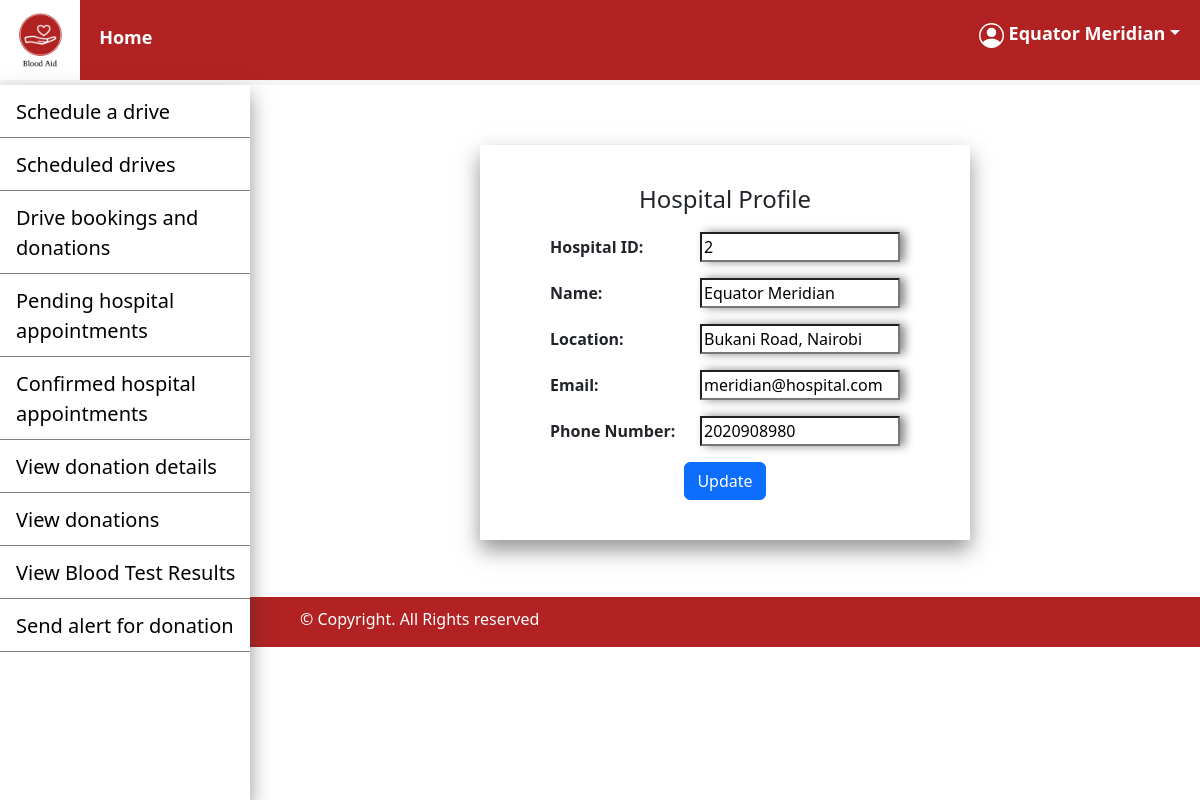
The page /hospital/hospital_profile.php (signed in) on the database its author committed.
### tables this page shows
CREATE TABLE `hospital` (
  `hospital_id` int(11) NOT NULL,
  `hospital_name` varchar(100) NOT NULL,
  `hospital_email` varchar(50) NOT NULL,
  `hospital_password` varchar(225) NOT NULL,
  `hospital_phoneNo` int(10) NOT NULL,
  `hospital_location` varchar(200) NOT NULL
);

### hospital/hospital_profile.php (the view, shortened to what this page needs)
<?php
include('../connection/connect.php');
$id = $_SESSION['id']??null;
$sql = "SELECT * FROM hospital WHERE hospital_id = '$id'";
$result = $connection->query($sql);
?>
<!DOCTYPE html>
<html>
    <head>
        <link href="https://cdn.jsdelivr.net/npm/bootstrap@5.2.0-beta1/dist/css/bootstrap.min.css" rel="stylesheet">
        <link href = "https://code.jquery.com/ui/1.10.4/themes/blitzer/jquery-ui.css" rel = "stylesheet">
        <link href = "../css/styles.css" rel = "stylesheet">
    </head>
    <body>
        <header>
            <nav>
                <img id="logo" src="../images/Logo.png" width="80"height="80">
                <a href="../hospital_page.php" style="margin-left:15px;">Home</a>
                <a href = ''style = "float: right;margin-right: 20px; padding-top:20px;" class = 'dropdown-toggle password' id = 'user' data-bs-toggle="dropdown">&nbsp;<?php echo $_SESSION['name']??null;?></a>
            </nav>
        </header>
        <div class="sidenav box-shadow">
            <a href="../blood_drive/drive_scheduling.php">Schedule a drive</a>
            <a href="../blood_drive/driveHospitalView.php">Scheduled drives</a>
            <a href="../blood_drive/hospital_drive.php">Drive bookings and donations</a>
            <a href="../hospital_appointment/hospitalViewPendingAppointment.php">Pending hospital appointments</a>
            <a href="../hospital_appointment/hospitalViewConfirmedAppointment.php">Confirmed hospital appointments</a>
            <a href="../donate/hospitalViewDonationDetails.php">View donation details</a>
            <a href="../donate/hospitalViewDonations.php">View donations</a>
            <a href="../test_results/HospitalViewReleasedResults.php">View Blood Test Results</a>
            <a href="requestBlood.php">Send alert for donation</a>
        </div>
        <main class = 'main'>
            <div class="container">
                <div class="row">
                    <div class = 'col'></div>
                    <div class = 'col-md-auto box-shadow hospital_profile'><?php
                    if (mysqli_num_rows($result) > 0){
                            while($row = mysqli_fetch_assoc($result)){
                                $hospital_id = $row['hospital_id'];?>
                        <form method = 'post' action = '../connection/updatehospital.php?id=<?php echo $hospital_id?>'>
                        <h4 style = 'padding-bottom:10px;text-align:center'>Hospital Profile</h4>
                        <?php
                                echo "
                                <p><b><label>Hospital ID: </label></b><input autocomplete = 'off' type = 'number' name = 'id'readonly value = ". $row['hospital_id']."></p>";
                                echo "<p><b><label>Name: </label></b><input autocomplete = 'off' type = 'text' name = 'name' value = '". $row['hospital_name']."'></p>";
                                echo "<p><b><label>Location: </label></b><input autocomplete = 'off' type = 'text' name = 'location' value = '". $row['hospital_location']."'></p>";
                                echo "<p><b><label>Email: </label></b><input autocomplete = 'off' type = 'email' name = 'email' value = ". $row['hospital_email']."></p>";
                                echo "<p><b><label>Phone Number: </label></b><input autocomplete = 'off' type = 'number' min = 0 name = 'phoneNo' value = ". $row['hospital_phoneNo']."></p>";
                                echo "<div style = 'text-align:center'>";?>
                                <a href = 'updateHospitalProfile.php'><button id = 'form-btn' class = 'btn btn-primary'>Update</button></a></div><?php
                            }
                        }else{
                            echo "<script >alert('Hospital not found! Please login');window.location.href = '../login.php'</script>";
                        }
                        ?>
                        </form>
                    </div>
                    <div class = 'col'></div>
                </div>
            </div>
        </main>
        <footer class = 'sidenav_footer'>
            <p>&#169; Copyright. All Rights reserved</p>
        </footer>
    </body>
</html>

### css/styles.css (style rules this page uses)
.box-shadow { -webkit-box-shadow: 0px 10px 20px 0px rgba(50, 50, 50, 0.52); -moz-box-shadow: 0px 10px 20px 0px hsla(0, 0%, 20%, 0.52); box-shadow: 0px 10px 20px 0px rgba(50, 50, 50, 0.52) }
form { padding:20px 50px; font-weight: 500; }
.hospital_profile { margin-bottom:57px; padding: 20px; margin-top: 60px; }
label { display:inline-flex; width:150px; }
input, #gender { width:200px; box-shadow: 5px 0px 10px #888888; }
form a { text-decoration: none; color:black; }
nav a { color:white; text-decoration: none; font-weight: bold; font-size: large; }
nav { top:0; width:100%; border-bottom: solid whitesmoke 5px; color:white; background-color: #b22222; }
footer { color:white; background-color: #b22222; height:50px; padding-left:20px; padding-top:10px; }
#logo { padding: 0; }
.sidenav { overflow-y: scroll; top: 0; bottom: 0; width: 250px; position: fixed; z-index: 1; left: 0; background-color: #fff; overflow-x: auto; margin-top:85px; }
.main { margin-left: 250px; }
.sidenav a { padding: 12px 8px 10px 16px; text-decoration: none; font-size: 20px; color: #000; display: block; border-bottom: 0.001px grey solid; }
.sidenav_footer { padding-left: 300px; }

### rows shown on the page
hospital: id "2", name "Equator Meridian", location "Bukani Road, Nairobi", email "meridian@hospital.com", phoneNo "2020908980"

### other values the page prints
$_SESSION['name'] "Equator Meridian"
